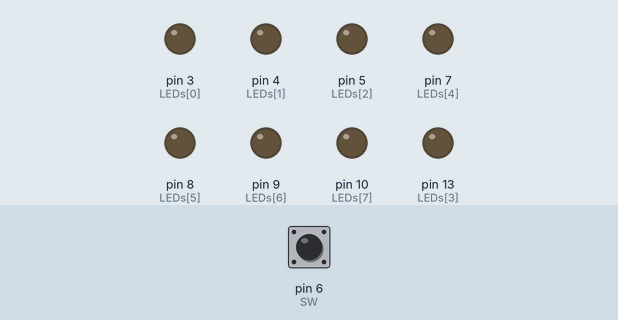
Recording of a sketch running on a simulated Arduino Uno, built with avr-gcc and run on an emulated ATmega328P. Shown: output pins drawn as LEDs (lit = HIGH). The inputs (shaded band) are chosen by the test bench; at power-on: pin 6 (SW) LOW.

Above: at 1.2 s.
1.3 s: pin 6 (SW) pulled HIGH for 0.15 s
At 1.55 s:
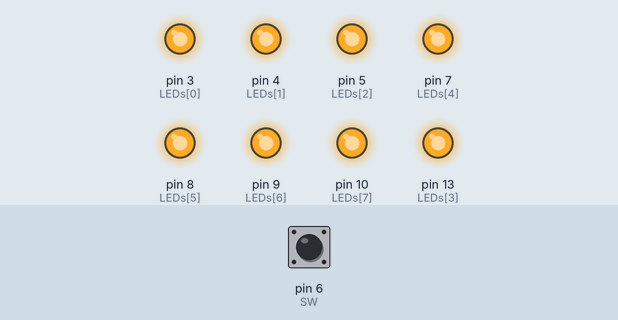
4.3 s: pin 6 (SW) pulled HIGH for 1 s
At 4.75 s:
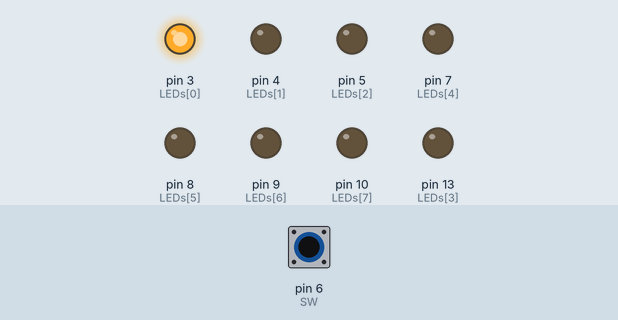
7.3 s: pin 6 (SW) pulled HIGH for 3.2 s
At 7.85 s:
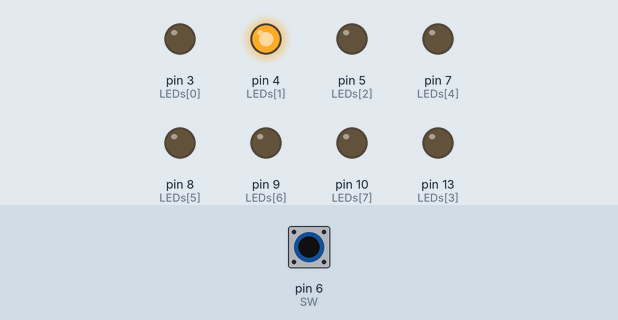
Timing chart, 0 to 13.6 s (numbered marks = the images above; inputs shaded):
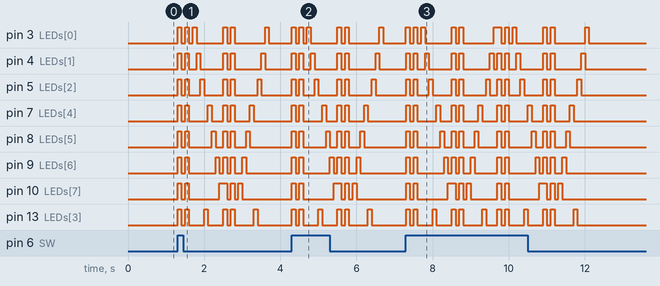

The sketch:

led_switch.ino
```cpp
const byte LEDs[] =
{3,4,5,13,7,8,9,10};
const byte SW=6;
const byte total = sizeof(LEDs);
int index = 0;
int a=0;
int j=0;
void setup(){
// 將每個 Pin 設定成輸出
for (byte i=0;i<total;i++) {
pinMode(LEDs[i], OUTPUT);
pinMode(SW,INPUT);
}
}
void loop() {
boolean val = digitalRead(6);
if(val){
   // 所有 LED OFF
for(j=0;j<=1;j++)
{
  for(index=0;index<=7;index++)
  {
  digitalWrite(LEDs[index],HIGH);
  }
  delay(100);
  for(index=0;index<=7;index++)
  {
  digitalWrite(LEDs[index],LOW);
  }
  delay(100);
  }


for(index=0; index <= 7; index++)
//向左展示
{ // 所有 LED OFF
for(byte i=0;i<total;i++)
{
digitalWrite(LEDs[i], LOW);
}
// 點亮 index 位置之 LED
digitalWrite(LEDs[index], HIGH);
delay(100);
}

for(j=0;j<=1;j++)
{
  for(index=0;index<=7;index++)
  {
  digitalWrite(LEDs[index],HIGH);
  }
  delay(100);
  for(index=0;index<=7;index++)
  {
  digitalWrite(LEDs[index],LOW);
  }
  delay(100);
  }

for (index=7; index >= 0; index--)
{
for (byte i=0;i<total;i++)
{
digitalWrite(LEDs[i], LOW);
}
// 點亮 index 位置之 LED
digitalWrite(LEDs[index], HIGH);
delay(100);
}
}
else {
  for (byte i=0;i<total;i++)
{
digitalWrite(LEDs[i], LOW);
}
}


}
```

Measured:
- after the input at 1.3 s, pin 3 (LEDs[0]): LOW → HIGH at once, → LOW 0.10 s later, → HIGH 0.10 s later, → LOW 0.10 s later, … (12 changes in this stretch); pin 4 (LEDs[1]): LOW → HIGH at once, → LOW 0.10 s later, → HIGH 0.10 s later, → LOW 0.10 s later, … (12 changes in this stretch)
- after the input at 4.3 s, pin 3 (LEDs[0]): LOW → HIGH at once, → LOW 0.10 s later, → HIGH 0.10 s later, → LOW 0.10 s later, … (12 changes in this stretch); pin 4 (LEDs[1]): LOW → HIGH at once, → LOW 0.10 s later, → HIGH 0.10 s later, → LOW 0.10 s later, … (12 changes in this stretch)
- after the input at 7.3 s, pin 3 (LEDs[0]): LOW → HIGH at once, then moves between LOW and HIGH, repeating every 2.4 s; pin 4 (LEDs[1]): LOW → HIGH at once, → LOW 0.10 s later, → HIGH 0.10 s later, → LOW 0.10 s later, … (24 changes in this stretch)
